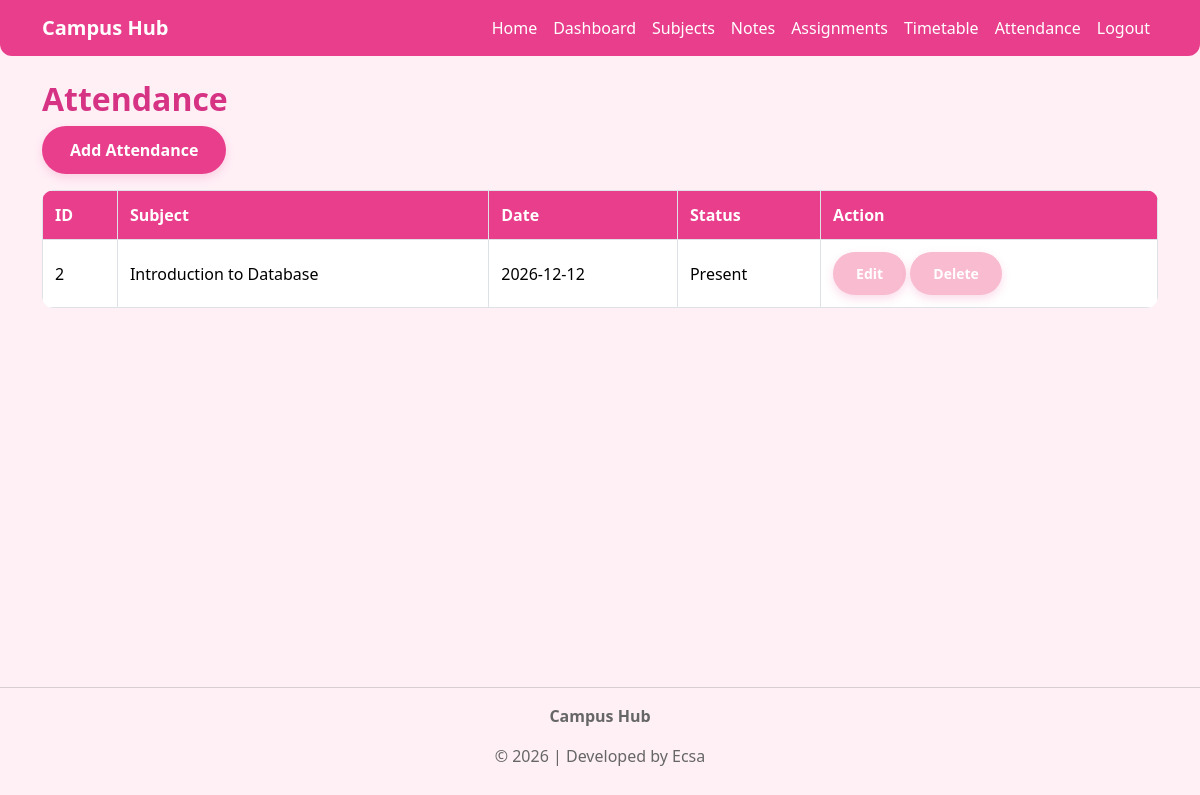
Page /attendance (signed in) on the committed database.
### tables this page shows
CREATE TABLE attendance (
    id INTEGER PRIMARY KEY AUTOINCREMENT,
    subject_id INTEGER NOT NULL,
    date TEXT NOT NULL,
    status TEXT NOT NULL,
    FOREIGN KEY(subject_id) REFERENCES subjects(id)
);

CREATE TABLE subjects (
    id INTEGER PRIMARY KEY AUTOINCREMENT,
    user_id INTEGER NOT NULL,
    subject_name TEXT NOT NULL,
    FOREIGN KEY(user_id) REFERENCES users(id)
);

### app.py (the view)
@app.route("/attendance")
def attendance():
    if "user_id" not in session:
        return redirect(url_for("login"))
    attendance = db.execute("""
        SELECT attendance.*,
               subjects.subject_name
        FROM attendance
        JOIN subjects
        ON attendance.subject_id = subjects.id
        WHERE subjects.user_id = ?
        ORDER BY date DESC
    """, session["user_id"])
    return render_template(
        "attendance.html",
        attendance=attendance
    )

### templates/attendance.html (shortened to what this page needs)
{% extends "layout.html" %}
{% block content %}
<h2>Attendance</h2>
<a href="{{ url_for('add_attendance') }}"
class="btn btn-add mb-3">
Add Attendance
</a>
<table class="table table-bordered">
<tr>
<th>ID</th>
<th>Subject</th>
<th>Date</th>
<th>Status</th>
<th>Action</th>
</tr>
{% for row in attendance %}
<tr>
<td>{{ row.id }}</td>
<td>{{ row.subject_name }}</td>
<td>{{ row.date }}</td>
<td>{{ row.status }}</td>
<td>
    <a href="{{ url_for('edit_attendance', id=row.id) }}"
       class="btn btn-edit btn-sm">
        Edit
    </a>
    <a href="{{ url_for('delete_attendance', id=row.id) }}"
class="btn btn-delete btn-sm"
onclick="return confirm('Are you sure you want to delete this attendance record?')">
Delete
</a>
</td>
</tr>
{% else %}
<tr>
    <td colspan="5" class="text-center">
        No attendance records found.
    </td>
</tr>
{% endfor %}
</table>
{% endblock %}

### static/css/style.css (style rules this page uses)
body { background:#fff0f6; }
.table { background:white; }
.table th { background:#e83e8c; color:white; }
h2 { font-weight:bold; color:#d63384; }
.btn-add { background:#e83e8c; color:white; border:none; }
.btn-edit { background:#f8bbd0; color:white; }
.btn-delete { background:#f8bbd0; color:white; }
.btn-edit, .btn-delete, .btn-complete { padding:6px 12px; border-radius:8px; font-size:14px; }
.table td, .table th { vertical-align:middle; padding:12px; }
.table { border-radius:12px; overflow:hidden; }
.btn { box-shadow:0 4px 10px rgba(232,62,140,.18); }
.btn { border-radius:30px; padding:10px 22px; font-weight:600; box-shadow:0 4px 10px rgba(232,62,140,.18); }
html, body { height:100%; }
body { min-height:100vh; display:flex; flex-direction:column; background:#fff0f6; }
.btn-add { background:#e83e8c; color:white; border:none; border-radius:30px; padding:12px 28px; font-weight:600; transition:.3s; }

### rows in the picture
attendance: id "2", subject_name "Introduction to Database", date "2026-12-12", status "Present"
